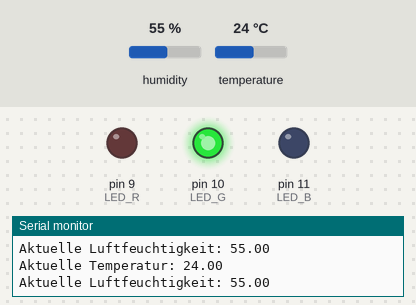
This sketch was run on a simulated Arduino Uno, built with avr-gcc and run on an emulated ATmega328P. Shown: output pins drawn as LEDs (lit = HIGH), the last lines printed to the serial monitor. The inputs (shaded band) are chosen by the test bench; at power-on: temperature 24 °C, humidity 55 %.

Above: at 2.8 s.
2.9 s: temperature set to 22 °C
At 5.1 s:
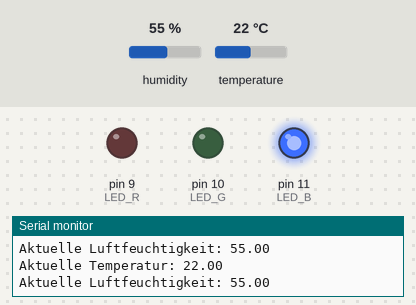
5.6 s: temperature set to 28 °C
At 7.5 s:
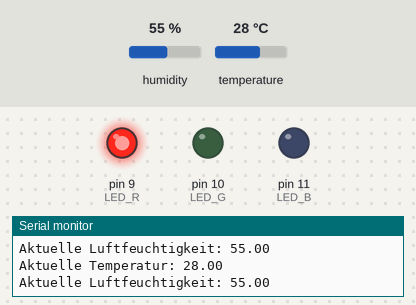
8.3 s: temperature set to 25 °C
At 11.2 s:
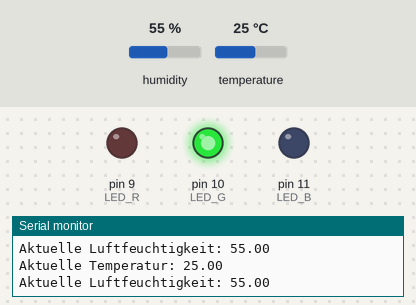
11.6 s: temperature set to 12 °C
At 12.4 s:
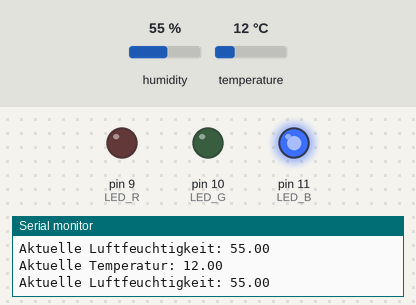
Timing chart, 0 to 14.6 s (numbered marks = the images above; inputs shaded):
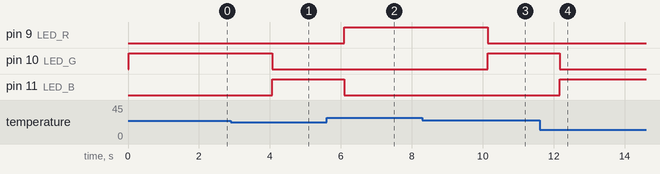

Measured:
- the behaviour switches between 24 and 23 °C on temperature (found by bisection; images 0 and 1)
- the behaviour switches between 27 and 26 °C on temperature (found by bisection; images 2 and 3)
- after the input at 2.9 s, pin 10 (LED_G): HIGH → LOW after 1.2 s; pin 11 (LED_B): LOW → HIGH after 1.2 s
- after the input at 5.6 s, pin 9 (LED_R): LOW → HIGH after 0.50 s; pin 11 (LED_B): HIGH → LOW after 0.50 s
- after the input at 8.3 s, pin 9 (LED_R): HIGH → LOW after 1.8 s; pin 10 (LED_G): LOW → HIGH after 1.8 s
- after the input at 11.6 s, pin 10 (LED_G): HIGH → LOW after 0.57 s; pin 11 (LED_B): LOW → HIGH after 0.57 s

The sketch:

sketch_humidity.ino
```cpp
#include <DHT.h>

const int LED_R = 9;
const int LED_G = 10;
const int LED_B = 11;

DHT dht(A0, DHT11);

void setup() {
	Serial.begin(9600);
	dht.begin();

	pinMode(LED_R, OUTPUT);
	pinMode(LED_G, OUTPUT);
	pinMode(LED_B, OUTPUT);
}

void loop() {
	float humidity = dht.readHumidity();
	float temperature = dht.readTemperature();

	if (isnan(humidity) || isnan(temperature)) {
		Serial.println("Fehler beim Lesen des DHT11");
		setColor(255, 0, 255);
		delay(2000);
		return;
	}

	updateLED(temperature);

	Serial.print("Aktuelle Temperatur: ");
	Serial.println(temperature);
	Serial.print("Aktuelle Luftfeuchtigkeit: ");
	Serial.println(humidity);

	delay(2000);
}

void updateLED(float temperature) {
	if (temperature > 26.0) {
		setColor(255, 0, 0);
	} else if (temperature >= 24.0) {
		setColor(0, 255, 0);
	} else {
		setColor(0, 0, 255);
	}
}

void setColor(int red, int green, int blue) {
	analogWrite(LED_R, red);
	analogWrite(LED_G, green);
	analogWrite(LED_B, blue);
}
```
